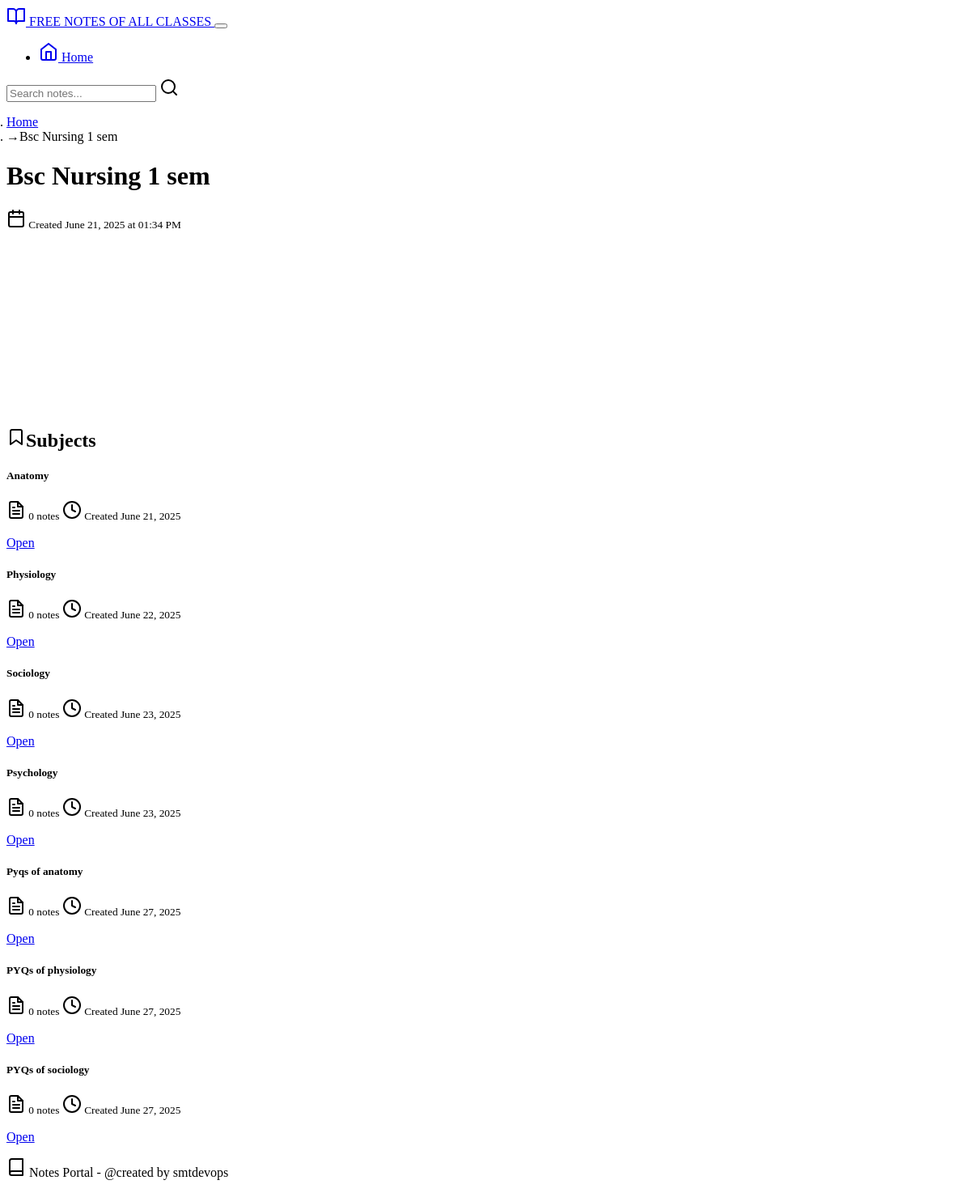
The app's page /class/1/ with its own data.
### main/models.py (models this page shows, shortened)
class Class(models.Model):
    name = models.CharField(max_length=100)
    description = models.TextField(blank=True)
    created_at = models.DateTimeField(default=timezone.now)

class Subject(models.Model):
    name = models.CharField(max_length=100)
    description = models.TextField(blank=True)
    class_ref = models.ForeignKey(Class, on_delete=models.CASCADE, related_name="subjects")
    created_at = models.DateTimeField(default=timezone.now)

### main/views.py (the view)
# urls.py: path('class/<int:class_id>/', views.class_detail, name='class_detail'),
def class_detail(request, class_id):
    class_obj = get_object_or_404(Class, pk=class_id)
    subjects = class_obj.subjects.all()
    return render(request, "class_detail.html", {
        "class_obj": class_obj,
        "subjects": subjects
    })

### templates/class_detail.html (shortened to what this page needs)
{% extends "base.html" %}
{% block content %}
<nav aria-label="breadcrumb" class="mb-4">
    <ol class="breadcrumb">
        <li class="breadcrumb-item"><a href="{% url 'index' %}">Home</a></li>
        <li class="breadcrumb-item active">{{ class_obj.name }}</li>
    </ol>
</nav>
<div class="row">
    <div class="col-12">
        <div class="d-flex justify-content-between align-items-start mb-4">
            <div>
                <h1>
                    {{ class_obj.name }}
                </h1>
                <p class="text-muted">
                    <small>
                        <i data-feather="calendar" class="me-1"></i>
                        Created {{ class_obj.created_at|date:"F d, Y \\a\\t h:i A" }}
                    </small>
                </p>
            </div>
        </div>
    </div>
</div>
<div class="row mb-4">
    <div class="col-md-6">
        <div class="card bg-info">
            <div class="card-body text-center">
                <i data-feather="bookmark" style="width: 32px; height: 32px;" class="mb-2"></i>
                <h4 class="card-title">{{ subjects|length }}</h4>
                <p class="card-text">Subjects</p>
            </div>
        </div>
    </div>
    <div class="col-md-6">
        <div class="card bg-success">
            <div class="card-body text-center">
                <i data-feather="file-text" style="width: 32px; height: 32px;" class="mb-2"></i>
                <p class="card-text">Total Notes</p>
            </div>
        </div>
    </div>
</div>
<div class="mb-4">
    <h2><i data-feather="bookmark" class="me-2"></i>Subjects</h2>
</div>
{% if subjects %}
    <div class="row">
        {% for subject in subjects %}
            <div class="col-md-6 col-lg-4 mb-4">
                <div class="card h-100">
                    <div class="card-body">
                        <h5 class="card-title">{{ subject.name }}</h5>
                        <p class="card-text">
                            <small class="text-muted">
                                <i data-feather="file-text" class="me-1"></i>
                                {{ subject.notes|length }} notes
                                <i data-feather="clock" class="ms-2 me-1"></i>
                                Created {{ subject.created_at|date:"F d, Y" }}
                            </small>
                        </p>
                    </div>
                    <div class="card-footer bg-transparent">
                        <div class="btn-group w-100" role="group">
                            <a href="{% url 'subject_detail' subject.id %}" class="btn btn-primary">
                                Open
                            </a>
                        </div>
                    </div>
                </div>
            </div>
        {% endfor %}
    </div>
{% endif %}
{% endblock %}

### static/css/style.css (style rules this page uses)
* { transition: all 0.2s ease-in-out; }
.card { border-radius: 0.5rem; }
.btn-group .btn { border-radius: 0.375rem; margin-right: 2px; }
.btn-group .btn:last-child { margin-right: 0; }
.breadcrumb { background-color: transparent; padding: 0; }
.breadcrumb-item + .breadcrumb-item::before { content: "→"; color: var(--bs-secondary); }
.card.bg-primary, .card.bg-info, .card.bg-success { color: white; }
.card.bg-primary .card-text, .card.bg-info .card-text, .card.bg-success .card-text { opacity: 0.9; }
html, body { height: 100%; }
body { display: flex; flex-direction: column; }

### records on screen
Class: name "Bsc Nursing 1 sem", created_at "June 21, 2025 at 01:34 PM"
Subject: name "Anatomy", notes|length "0", created_at "June 21, 2025"
Subject: name "Physiology", notes|length "0", created_at "June 22, 2025"
Subject: name "Sociology", notes|length "0", created_at "June 23, 2025"
Subject: name "Psychology", notes|length "0", created_at "June 23, 2025"
Subject: name "Pyqs of anatomy", notes|length "0", created_at "June 27, 2025"
Subject: name "PYQs of physiology", notes|length "0", created_at "June 27, 2025"
Subject: name "PYQs of sociology", notes|length "0", created_at "June 27, 2025"
